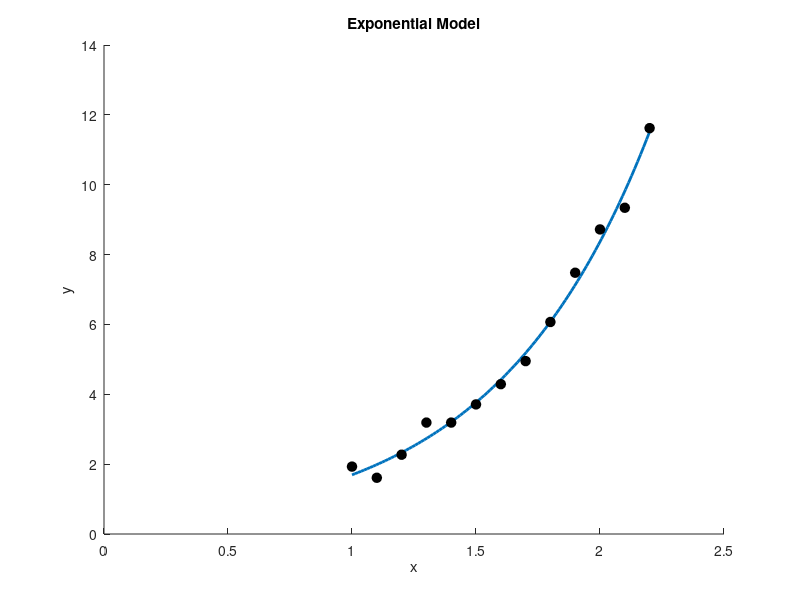

This figure's MATLAB source:
% Example 9.4
% Linearization of nonlinear exponential model
clear all
close all
clc

x = [1.0 1.1 1.2 1.3 1.4 1.5 1.6 1.7 1.8 1.9 2.0 2.1 2.2];
y = [1.93 1.61 2.27 3.19 3.19 3.71 4.29 4.95 6.07 7.48 8.72 9.34 11.62];

n =length(x);
u = x;
v = log(y);

su = sum(u);
sv = sum(v);
suu = sum(u.*u);
suv = sum(u.*v);

c1 = (n*suv - su*sv)/(n*suu - su^2);
c2 = (sv - c1*su)/n;

a = c1;
b = exp(c2);


sr = sum((y - (b.*exp(a.*x))).^2);
st = sum(y.^2);
R2 = 1-sr/st;

xplot = linspace(min(x),max(x));
yplot = b.*exp(a.*xplot);

figure
hold on
plot(xplot,yplot,'LineWidth',2)
plot(x,y,'ok','MarkerSize',7,'MarkerFaceColor','k')
xlabel('x')
ylabel('y')
xlim([0,2.5])
ylim([0,14])
title('Exponential Model')

disp('Intermediate Values')
fprintf('     sum(xi)    sum(yi)  sum(xi*yi)  sum(xi^2)   Sres       Stot\n');
fprintf('%10.4g %10.4g %10.4g %10.4g %10.4g %10.4g\n',su,sv,suv,suu,sr,st);
disp('--------------------------------------------------------------------------')
disp('Model Parameters')
fprintf('      a         b          R^2\n')
fprintf('%10.6g %10.6g %10.6g\n',a,b,R2)
